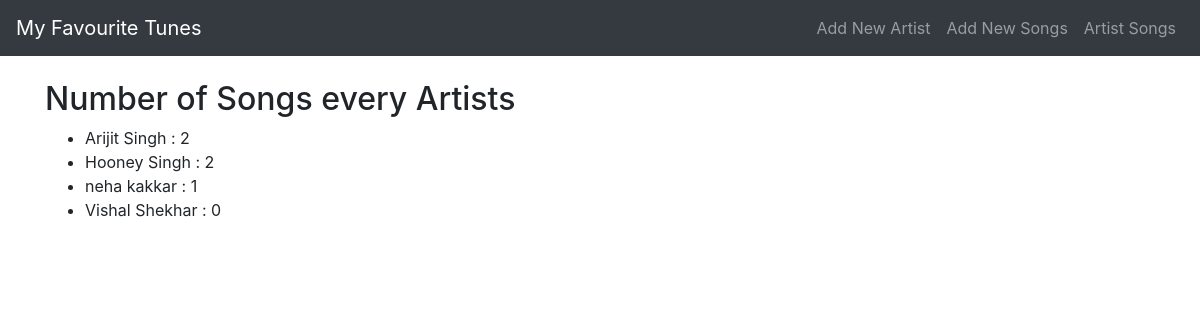
The app's page /artist_songs/ with its own data.
### TuneTracker/models.py (models this page shows, shortened)
class Artist(models.Model):
    name = models.CharField(max_length=100)

### TuneTracker/views.py (the view)
# urls.py: path('artist_songs/', views.ArtistSongs, name='artist_songs'),
def ArtistSongs(request):
    artist_List = Artist.objects.all()
    song_count_dict = {}
    for a in artist_List:
        number_of_songs = Song.objects.filter(artist__name__icontains=a.name).count()
        song_count_dict[a.name] = number_of_songs
    return render(request, 'TuneTracker/artist_songs.html', {'song_count_dict':song_count_dict})

### TuneTracker/templates/TuneTracker/artist_songs.html
{% extends 'TuneTracker/base.html' %}
{% block content %}
    <h2>Number of Songs every Artists</h2>
    {% if song_count_dict %}
        <ul>
            {% for key,value in song_count_dict.items %}
                <li>{{key}} : {{value}}</li>
            {% endfor %}
        </ul>
    {% else %}
        <p>No music files available.</p>
    {% endif %}
{% endblock %}

### records on screen
Artist: song_count_dict "Arijit Singh"
Artist: song_count_dict "Hooney Singh"
Artist: song_count_dict "neha kakkar"
Artist: song_count_dict "Vishal Shekhar"

### other values on screen
{{ value }} "2" "2" "1" "0"
